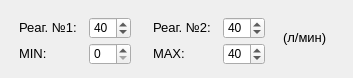
    <widget class="QWidget" name="tab_9">
     <attribute name="title">
      <string>Скорость подачи реагентов</string>
     </attribute>
     <widget class="QSpinBox" name="spinBox_9">
      <property name="geometry">
       <rect>
        <x>223</x>
        <y>43</y>
        <width>42</width>
        <height>22</height>
       </rect>
      </property>
      <property name="maximum">
       <number>1000</number>
      </property>
      <property name="singleStep">
       <number>1</number>
      </property>
      <property name="value">
       <number>40</number>
      </property>
     </widget>
     <widget class="QLabel" name="label_38">
      <property name="geometry">
       <rect>
        <x>19</x>
        <y>38</y>
        <width>61</width>
        <height>31</height>
       </rect>
      </property>
      <property name="font">
       <font>
        <pointsize>10</pointsize>
       </font>
      </property>
      <property name="text">
       <string>MIN:</string>
      </property>
     </widget>
     <widget class="QLabel" name="label_31">
      <property name="geometry">
       <rect>
        <x>19</x>
        <y>12</y>
        <width>61</width>
        <height>31</height>
       </rect>
      </property>
      <property name="font">
       <font>
        <pointsize>10</pointsize>
       </font>
      </property>
      <property name="text">
       <string>Реаг. №1:</string>
      </property>
     </widget>
     <widget class="QLabel" name="label_32">
      <property name="geometry">
       <rect>
        <x>153</x>
        <y>12</y>
        <width>61</width>
        <height>31</height>
       </rect>
      </property>
      <property name="font">
       <font>
        <pointsize>10</pointsize>
       </font>
      </property>
      <property name="text">
       <string>Реаг. №2:</string>
      </property>
     </widget>
     <widget class="QSpinBox" name="spinBox_5">
      <property name="geometry">
       <rect>
        <x>89</x>
        <y>17</y>
        <width>42</width>
        <height>22</height>
       </rect>
      </property>
      <property name="maximum">
       <number>1000</number>
      </property>
      <property name="singleStep">
       <number>1</number>
      </property>
      <property name="value">
       <number>40</number>
      </property>
     </widget>
     <widget class="QLabel" name="label_45">
      <property name="geometry">
       <rect>
        <x>153</x>
        <y>38</y>
        <width>61</width>
        <height>31</height>
       </rect>
      </property>
      <property name="font">
       <font>
        <pointsize>10</pointsize>
       </font>
      </property>
      <property name="text">
       <string>MAX:</string>
      </property>
     </widget>
     <widget class="QSpinBox" name="spinBox_8">
      <property name="geometry">
       <rect>
        <x>89</x>
        <y>43</y>
        <width>42</width>
        <height>22</height>
       </rect>
      </property>
      <property name="maximum">
       <number>1000</number>
      </property>
      <property name="singleStep">
       <number>1</number>
      </property>
      <property name="value">
       <number>0</number>
      </property>
     </widget>
     <widget class="QSpinBox" name="spinBox_6">
      <property name="geometry">
       <rect>
        <x>223</x>
        <y>17</y>
        <width>42</width>
        <height>22</height>
       </rect>
      </property>
      <property name="maximum">
       <number>1000</number>
      </property>
      <property name="singleStep">
       <number>1</number>
      </property>
      <property name="value">
       <number>40</number>
      </property>
     </widget>
     <widget class="QLabel" name="label_68">
      <property name="geometry">
       <rect>
        <x>283</x>
        <y>22</y>
        <width>61</width>
        <height>31</height>
       </rect>
      </property>
      <property name="font">
       <font>
        <pointsize>10</pointsize>
       </font>
      </property>
      <property name="text">
       <string>(л/мин)</string>
      </property>
     </widget>
    </widget>
